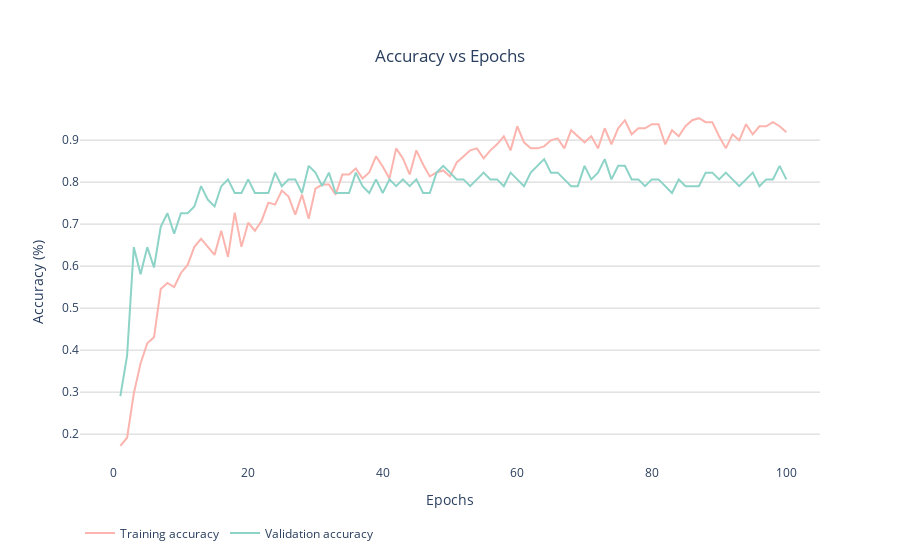
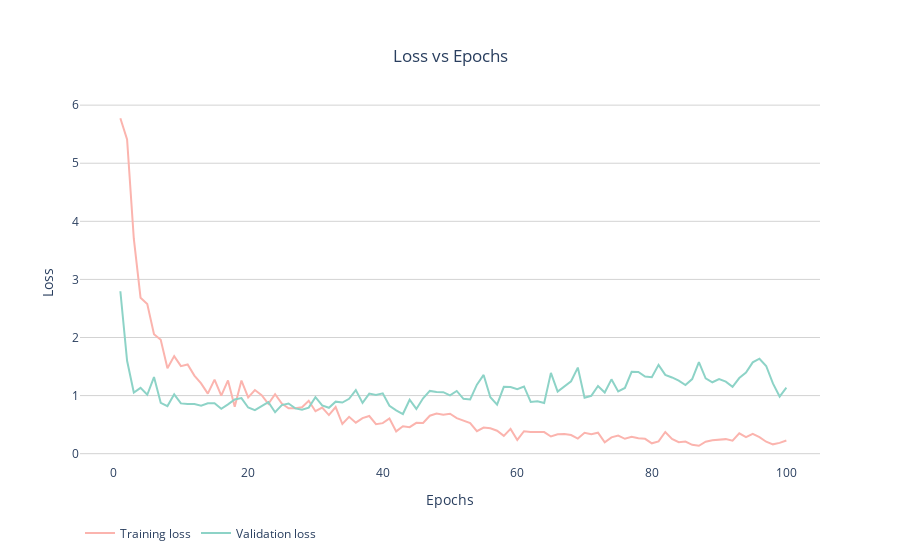

Notebook code for these charts, in order:
### Code cell
acc = history.history['acc']
val_acc = history.history['val_acc']
loss = history.history['loss']
val_loss = history.history['val_loss']
epochs = list(range(1, len(acc)+1))

acc_data = {'Training accuracy': acc, 'Validation accuracy':val_acc}
loss_data = {'Training loss': loss, 'Validation loss':val_loss}

colors = [px.colors.qualitative.Pastel1[0], px.colors.qualitative.Set3[0]]
show_fig(acc_data, epochs, colors, 'Accuracy (%)', 'Accuracy vs Epochs')

show_fig(loss_data, epochs, colors, 'Loss', 'Loss vs Epochs')

acc_list_dic.append(acc_data)
loss_list_dic.append(loss_data)
